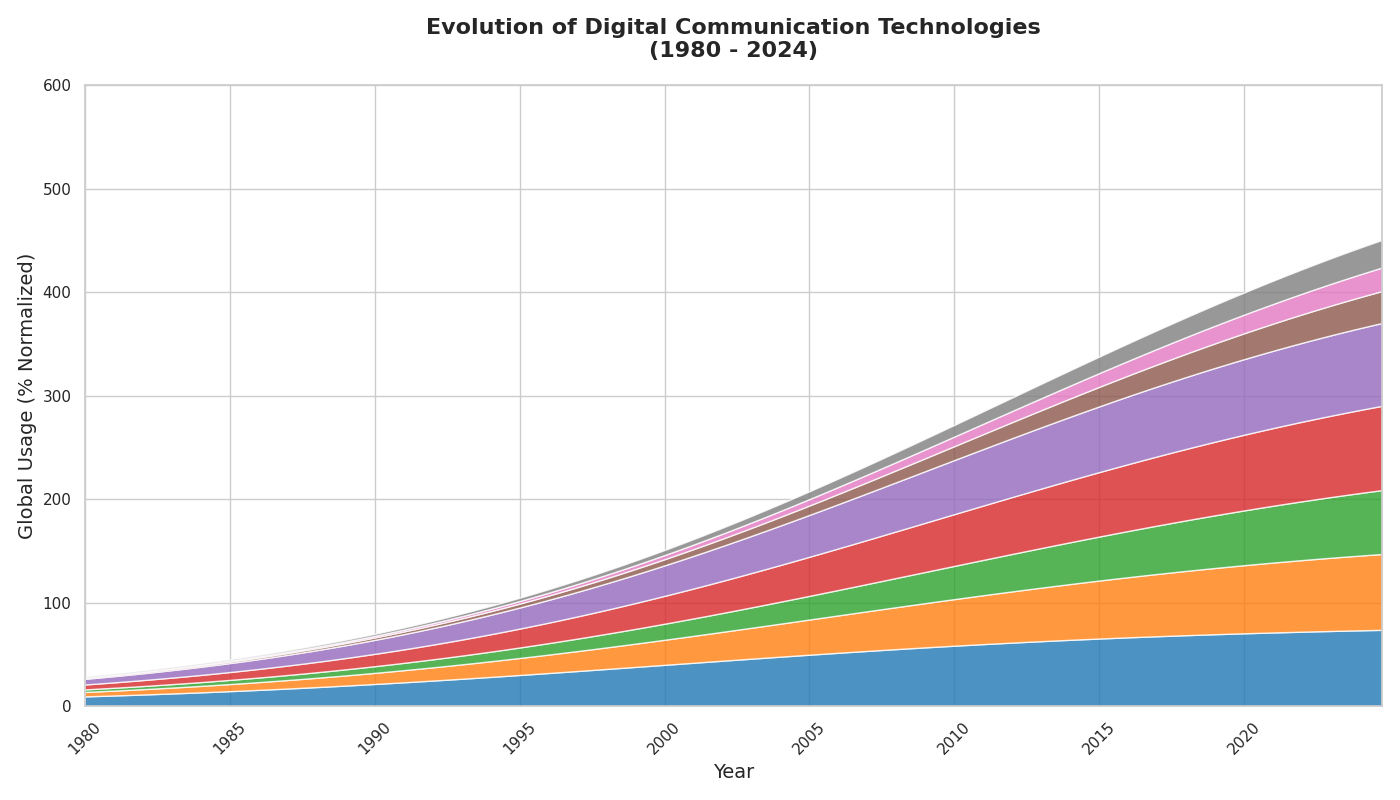

The Python source for this figure:
import matplotlib.pyplot as plt
import numpy as np

years = np.arange(1980, 2025, 0.25)

def logistic_growth(t, L=100, k=0.1, x0=2000):
    return L / (1 + np.exp(-k * (t - x0)))

email_usage = logistic_growth(years, x0=2000, L=80)
social_media_usage = logistic_growth(years, x0=2010, L=90)
video_conferencing_usage = logistic_growth(years, x0=2015, L=85)
messaging_apps_usage = logistic_growth(years, x0=2010, L=100)
mobile_apps_usage = logistic_growth(years, x0=2008, L=95)
iot_devices_usage = logistic_growth(years, x0=2020, L=50)
virtual_reality_usage = logistic_growth(years, x0=2022, L=40)
ai_assistants_usage = logistic_growth(years, x0=2021, L=45)

fig, ax = plt.subplots(figsize=(14, 8))

ax.stackplot(years, email_usage, social_media_usage, video_conferencing_usage, messaging_apps_usage, 
             mobile_apps_usage, iot_devices_usage, virtual_reality_usage, ai_assistants_usage,
             colors=['#1f77b4', '#ff7f0e', '#2ca02c', '#d62728', '#9467bd', '#8c564b', '#e377c2', '#7f7f7f'], alpha=0.8)

ax.set_title("Evolution of Digital Communication Technologies\n(1980 - 2024)", fontsize=16, fontweight='bold', pad=20)
ax.set_xlabel('Year', fontsize=14)
ax.set_ylabel('Global Usage (% Normalized)', fontsize=14)
ax.set_xlim(years[0], years[-1])
ax.set_ylim(0, 600)
ax.set_xticks(np.arange(1980, 2025, 5))
plt.xticks(rotation=45)

plt.tight_layout()

plt.show()
